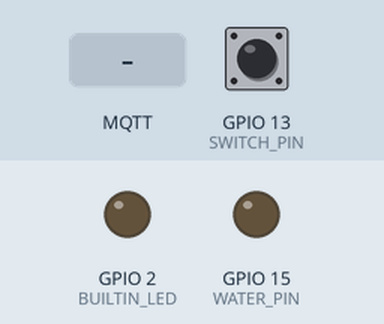
Recording of a sketch running on a simulated ESP32. Parts: output pins drawn as LEDs (lit = HIGH). The test bench sets the inputs (shaded band); at power-on: GPIO 13 (SWITCH_PIN) HIGH. WiFi joins after 1.5 s; servers stay silent unless stated; no MQTT or app messages arrive unless stated; what the sketch prints to the serial monitor is not drawn.

Above: at 2.7 s.
2.8 s: GPIO 13 (SWITCH_PIN) pulled LOW for 3.2 s
At 3.1 s:
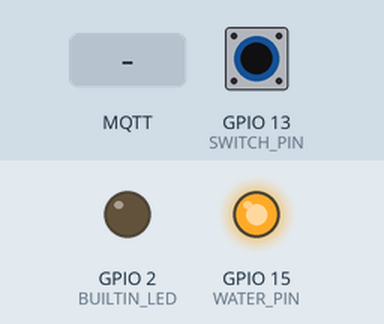
At 5.6 s:
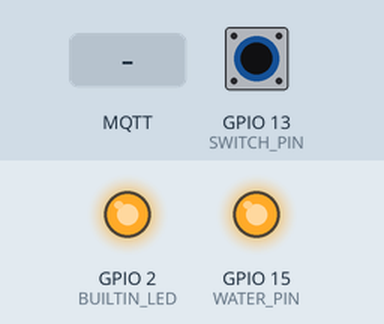
7.5 s: MQTT message "on" arrives on the first subscribed topic
9.0 s: MQTT message "off" arrives on the first subscribed topic
10.5 s: MQTT message "1" arrives on the first subscribed topic
12.0 s: GPIO 13 (SWITCH_PIN) pulsed LOW 5 times (0.12 s each, 0.3 s apart)
At 14.2 s:
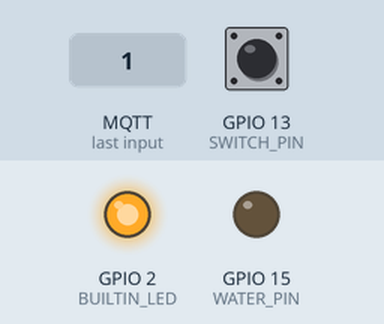
Timing chart, 0 to 15.7 s (numbered marks = the images above; inputs shaded):
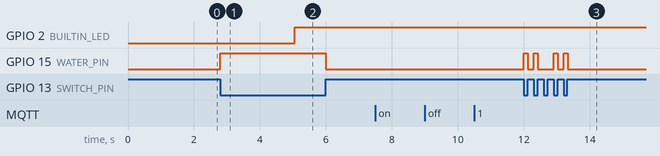

Measured:
- after the input at 2.8 s, GPIO 2 (BUILTIN_LED): LOW → HIGH after 2.3 s; GPIO 15 (WATER_PIN): LOW → HIGH at once, → LOW 3.2 s later
- after the input at 7.5 s, every drawn part: stays the same
- after the input at 9.0 s, every drawn part: stays the same
- after the input at 10.5 s, every drawn part: stays the same
- after the input at 12.0 s, GPIO 15 (WATER_PIN): LOW → HIGH at once, → LOW 0.12 s later, → HIGH 0.18 s later, → LOW 0.12 s later, … (8 changes in this stretch)

The sketch:

onoffPumpController.ino
```cpp
#include <PubSubClient.h>
#include <WiFi.h>
#include <ArduinoJson.h>
#include "config.h"

//** DOIT ESP32 DEVKIT V1 */

String mPubAddr = String(MQTT_PUB) + String(MQTT_USERID)+"/"+String(MQTT_DEVICEID);
String mSubAddr = String(MQTT_SUB) + String(MQTT_USERID)+"/"+String(MQTT_DEVICEID);

int  mRemote = 0;
int  mPumpStat = 0;
int  lstSwitchState;
bool wifiConnected = false;
unsigned long lastAttemptTime = 0;
const long attemptInterval = 60000;
unsigned long pumpStartTime = 0; // 펌프가 켜진 시간을 기록할 변수
unsigned long pumpTimeout = 1800000; // 기본 30분(1800초) 시간 제한
int leftTime = 0;
int sendTime = 0;


WiFiClient espClient;
PubSubClient client(espClient);
unsigned long lastMsg = 0;
#define MSG_BUFFER_SIZE	(50)
char msg[MSG_BUFFER_SIZE];
int value = 0;

String getFormattedRemainingTime() {
  if (mPumpStat == 1) {
    unsigned long currentMillis = millis();
    unsigned long elapsedTime = currentMillis - pumpStartTime;
    int remainingTime = (pumpTimeout - elapsedTime) / 1000; // 남은 시간을 초 단위로 계산

    if (remainingTime > 0) {
      int minutes = remainingTime / 60;  // 남은 시간을 분으로 변환
      int seconds = remainingTime % 60;  // 남은 시간을 초로 변환

      // 남은 시간 포맷팅
      String formattedTime = "";
      if (minutes > 0) {
        formattedTime += String(minutes) + "min ";
      }
      formattedTime += String(seconds) + "sec";

      return formattedTime;
    }
  }
  return "0sec";  // 펌프가 꺼져있거나 시간이 0 이하일 때
}

String getPubString(int remote, int stat) {
  // Create a DynamicJsonDocument
  DynamicJsonDocument doc(100);

  String strStatus = stat == 1 ? "on" : "off";
  String remainingTime = getFormattedRemainingTime();

  doc["remote"] = remote;
  doc["pump"] = strStatus;
  doc["timer"] = remainingTime;

  // Serialize the document to a JSON string
  String jsonString;
  serializeJson(doc, jsonString);

  return jsonString;
}

void setup_wifi() {
  delay(10);
  Serial.println();
  Serial.print("Connecting to ");
  Serial.println(ssid);

  WiFi.mode(WIFI_STA);
  WiFi.begin(ssid, password);

  int attempts = 0;
  while (WiFi.status() != WL_CONNECTED && attempts < 10) {
    delay(500);
    Serial.print(".");
    attempts++;
  }

  if(WiFi.status() == WL_CONNECTED) {
    Serial.println("WiFi connected");
    Serial.println("IP address: ");
    Serial.println(WiFi.localIP());
    wifiConnected = true; // 연결 성공
  } else {
    Serial.println("Failed to connect to WiFi. Please check your settings.");
    wifiConnected = false; // 연결 실패
  }
}


void callback(char* topic, byte* payload, unsigned int length) {
  Serial.print("Message arrived [");
  Serial.print(topic);
  Serial.print("] ");

  Serial.print("Received payload: ");
  for (int i = 0; i < length; i++) {
      Serial.print((char)payload[i]);
  }
  Serial.println();

  StaticJsonDocument<200> doc;
  DeserializationError error = deserializeJson(doc, payload);
  if (error) {
    Serial.print("Failed to parse JSON: ");
    Serial.println(error.c_str());
  } else {
    if (doc.containsKey("pump")) {
      const char* pumpStatus = doc["pump"];
      if (strcmp(pumpStatus, "on") == 0) {
        Serial.println("Pump is ON");
        digitalWrite(WATER_PIN, HIGH);
        mRemote = 1;
        mPumpStat = 1;
        pumpStartTime = millis();  // 펌프가 켜진 시간을 기록합니다.
        pumpTimeout = 1800000;     // 초기값 30분
        client.publish(mPubAddr.c_str(), getPubString(mRemote, mPumpStat).c_str());
      } else if (strcmp(pumpStatus, "off") == 0) {
        Serial.println("Pump is OFF");
        digitalWrite(WATER_PIN, LOW);
        mRemote = 1;
        mPumpStat = 0;
        pumpTimeout = 0;  // 펌프가 꺼질 때는 타이머도 0으로 설정합니다.
        client.publish(mPubAddr.c_str(), getPubString(mRemote, mPumpStat).c_str());
      } else {
        Serial.println("Invalid pump status");
      }
    }

    if (doc.containsKey("timer") && mPumpStat == 1) {  // 펌프가 켜져 있을 때만 타이머 값을 적용
      int timerValue = doc["timer"];
      if (timerValue > 0) {
        Serial.print("Pump is ON for ");
        Serial.print(timerValue);
        Serial.println(" minutes.");
        digitalWrite(WATER_PIN, HIGH);
        mRemote = 1;
        mPumpStat = 1;
        pumpStartTime = millis();  // 펌프가 켜진 시간을 기록합니다.
        pumpTimeout = timerValue * 60000;  // 타이머 값 설정 (분 단위)
        client.publish(mPubAddr.c_str(), getPubString(mRemote, mPumpStat).c_str());
      }
    }

    if (doc.containsKey("status")) {
      int numStatus = doc["status"];
      if (numStatus == 1) {
        Serial.println("Status request");
        client.publish(mPubAddr.c_str(), getPubString(mRemote, mPumpStat).c_str());
      }
    }
  }

}

int getRemainingTime() {
  if (mPumpStat == 1) {
    unsigned long currentMillis = millis();
    unsigned long elapsedTime = currentMillis - pumpStartTime;
    int remainingTime = (pumpTimeout - elapsedTime) / 1000 / 60; // 남은 시간을 분 단위로 계산
    return remainingTime > 0 ? remainingTime : 0;
  }
  return 0;
}


void reconnect() {
  static unsigned long lastReconnectAttempt = 0;  // 마지막 시도 시간 기록

  if (!client.connected()) {
    unsigned long now = millis();
    // 5초마다 재연결 시도
    if (now - lastReconnectAttempt > 5000) {
      lastReconnectAttempt = now;
      Serial.print("Attempting MQTT connection...");
      String clientId = String(MQTT_USERID) + "_" + String(MQTT_DEVICEID);
      if (client.connect(clientId.c_str())) {
        Serial.println("connected");
        client.publish(mPubAddr.c_str(), "connected");
        client.subscribe(mSubAddr.c_str());
      } else {
        Serial.print("failed, rc=");
        Serial.print(client.state());
        Serial.println(" try again in 5 seconds");
      }
    }
  }
}


void setup() {
  pinMode(BUILTIN_LED, OUTPUT);     // Initialize the BUILTIN_LED pin as an output
  pinMode(BUTTON_PIN, INPUT_PULLUP);
  pinMode(SWITCH_PIN, INPUT_PULLUP);
  pinMode(WATER_PIN, OUTPUT);

  digitalWrite(WATER_PIN, LOW);

  Serial.begin(115200);
  setup_wifi();
  client.setServer(MQTT_HOST, MQTT_PORT);
  client.setCallback(callback);
}

void loop() {
  unsigned long currentMillis = millis();

  // 스위치 상태 확인 및 펌프 상태 업데이트
  int switchState = digitalRead(SWITCH_PIN);
  if (lstSwitchState != switchState) {
    Serial.print("Switch Status:");
    Serial.println(switchState);
    lstSwitchState = switchState;
    mRemote = 0;
    if (switchState == 0) {
      mPumpStat = 1;
      digitalWrite(WATER_PIN, HIGH);
      pumpStartTime = millis();  // 펌프가 켜진 시간을 기록합니다.
      pumpTimeout = 1800000;  // 스위치로 켜질 때는 기본 타임아웃 30분 설정
    } else {
      mPumpStat = 0;
      pumpTimeout = 0;
      digitalWrite(WATER_PIN, LOW);
    }
    if (client.connected()) {
      client.publish(mPubAddr.c_str(), getPubString(mRemote, mPumpStat).c_str());
    }
  }

  // 펌프 타이머가 경과했는지 확인
  if (mPumpStat == 1 && (currentMillis - pumpStartTime >= pumpTimeout)) {
    Serial.println("Pump automatically turned OFF after the set time.");
    mPumpStat = 0;
    digitalWrite(WATER_PIN, LOW);
    if (client.connected()) {
      client.publish(mPubAddr.c_str(), getPubString(mRemote, mPumpStat).c_str());
    }
  }

  // Wi-Fi 연결 상태를 확인하고 필요 시 재연결
  if (!wifiConnected || WiFi.status() != WL_CONNECTED) {
    if (currentMillis - lastAttemptTime >= attemptInterval) {
      Serial.println("Attempting to reconnect to WiFi...");
      digitalWrite(BUILTIN_LED, LOW);
      setup_wifi();
      lastAttemptTime = currentMillis;
    }
  } else {
    // MQTT 클라이언트 연결 확인 및 재연결 시도
    reconnect();  // 기존 while 루프 대신 비동기 연결 시도
    if (client.connected()) {
      client.loop(); // 클라이언트가 연결되어 있을 때만 loop 실행

      // 1분마다 상태를 전송
      if (sendTime > 60) {
        sendTime = 0;
        Serial.print("Send Mqtt State! ");
        client.publish(mPubAddr.c_str(), getPubString(mRemote, mPumpStat).c_str());
      }

      // 1초마다 남은 시간을 체크하고 출력
      if (mPumpStat == 1 && currentMillis - lastMsg > 1000) {
        digitalWrite(BUILTIN_LED, HIGH);
        sendTime++;
        lastMsg = currentMillis;
        String remainingTime = getFormattedRemainingTime();
        Serial.print("Remaining Time: ");
        Serial.print(remainingTime);
        Serial.println(" minutes");
        client.publish(mPubAddr.c_str(), getPubString(mRemote, mPumpStat).c_str());
      }
    }
  }
}
```

config.h
```cpp
const char*   MQTT_HOST       = "frogmon.synology.me";  // 원격컨트롤 서버 주소 - 변경 불필요
const int     MQTT_PORT       = 8359;                   // 원격컨트롤 서버 포트 - 변경 불필요
const char*   MQTT_USERID     = "frogmon";                 // *앱에 등록한뚝딱이ID
const char*   MQTT_DEVICEID   = "FM-PUMP01";               // *앱에 등록한장비ID
const int     MQTT_RETRY_WAIT = 5000;                   // 원격컨트롤 서버 대기시간 - 변경 불필요
const char*   MQTT_PUB        = "FARMs/Status/";        // 원격컨트롤 서버 상태정보용 주소 - 변경 불필요
const char*   MQTT_SUB        = "FARMs/Control/";       // 원격컨트롤 서버 제어용 주소 - 변경 불필요

// WIFI 설정
const char*   ssid        = "frogmon";                  // * WIFI ID
const char*   password    = "1234567890";               // * WIFI 비번

#define BUTTON_PIN  0
#define BUILTIN_LED 2
#define WATER_PIN   15
#define SWITCH_PIN  13
```
